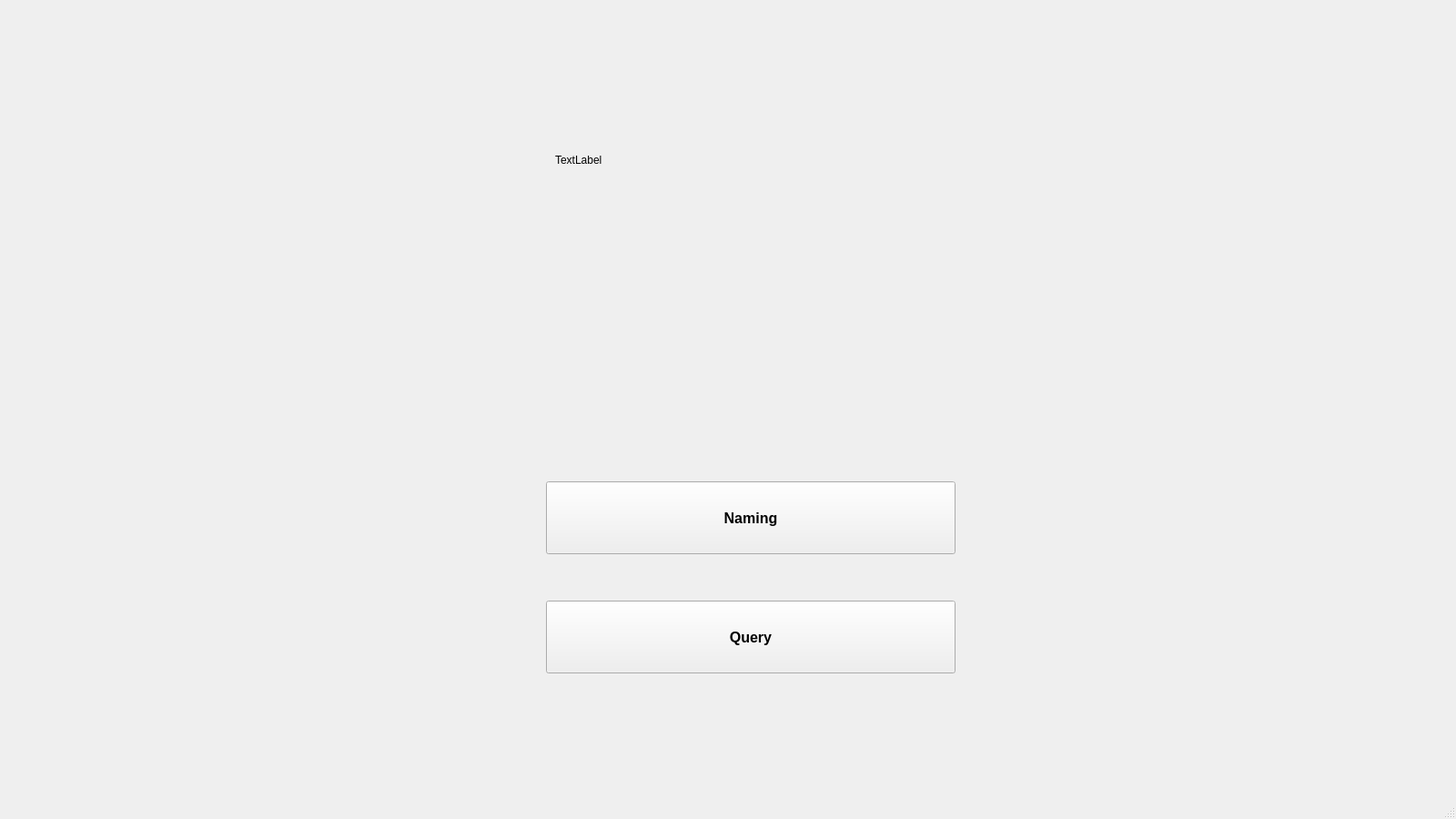
<?xml version="1.0" encoding="UTF-8"?>
<ui version="4.0">
 <class>HomePage</class>
 <widget class="QMainWindow" name="HomePage">
  <property name="geometry">
   <rect>
    <x>0</x>
    <y>0</y>
    <width>1600</width>
    <height>900</height>
   </rect>
  </property>
  <property name="minimumSize">
   <size>
    <width>1600</width>
    <height>900</height>
   </size>
  </property>
  <property name="windowTitle">
   <string>MainWindow</string>
  </property>
  <widget class="QWidget" name="centralwidget">
   <widget class="QToolButton" name="toolButton">
    <property name="geometry">
     <rect>
      <x>600</x>
      <y>529</y>
      <width>450</width>
      <height>80</height>
     </rect>
    </property>
    <property name="font">
     <font>
      <pointsize>12</pointsize>
      <weight>75</weight>
      <bold>true</bold>
     </font>
    </property>
    <property name="text">
     <string>Naming</string>
    </property>
   </widget>
   <widget class="QToolButton" name="toolButton_2">
    <property name="geometry">
     <rect>
      <x>600</x>
      <y>660</y>
      <width>450</width>
      <height>80</height>
     </rect>
    </property>
    <property name="font">
     <font>
      <pointsize>12</pointsize>
      <weight>75</weight>
      <bold>true</bold>
     </font>
    </property>
    <property name="text">
     <string>Query</string>
    </property>
   </widget>
   <widget class="QLabel" name="labelLogo">
    <property name="geometry">
     <rect>
      <x>610</x>
      <y>60</y>
      <width>321</width>
      <height>231</height>
     </rect>
    </property>
    <property name="text">
     <string>TextLabel</string>
    </property>
   </widget>
  </widget>
  <widget class="QMenuBar" name="menubar">
   <property name="geometry">
    <rect>
     <x>0</x>
     <y>0</y>
     <width>1600</width>
     <height>26</height>
    </rect>
   </property>
  </widget>
  <widget class="QStatusBar" name="statusbar"/>
 </widget>
 <resources/>
 <connections/>
</ui>
